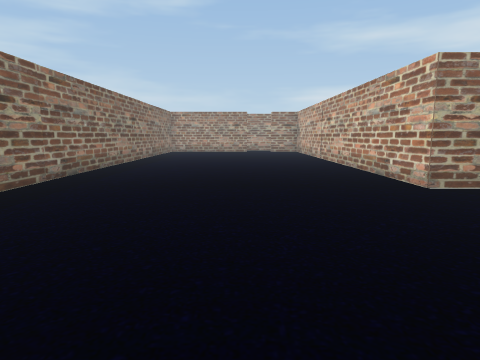
[1] (above)

22 first-person views from a walk through a 3-D level made in the Unity game engine. The camera is 1.3 m above the floor, tilts 8° down and sees 75° across. The floor is counted in squares, 1 m on a side. Each view is taken from the middle of a square. On the plan, view 1 faces up. The plan holds only what a view shows up to about 14 squares ahead; the rest is blank. The player character is not drawn.

[2]
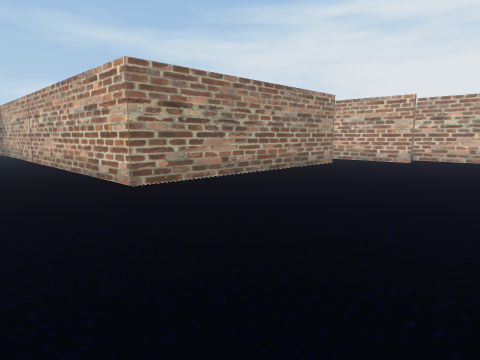

[3]
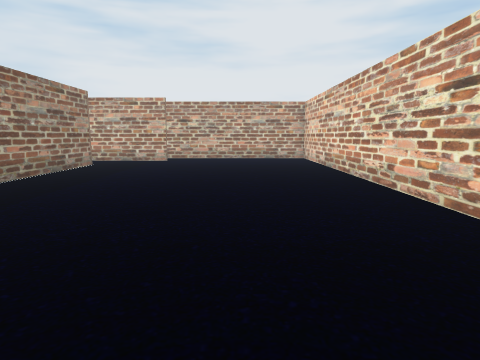

[4]
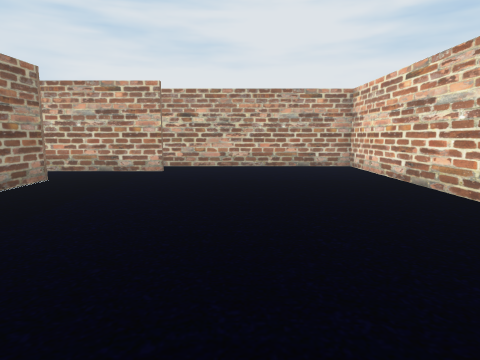

[5]
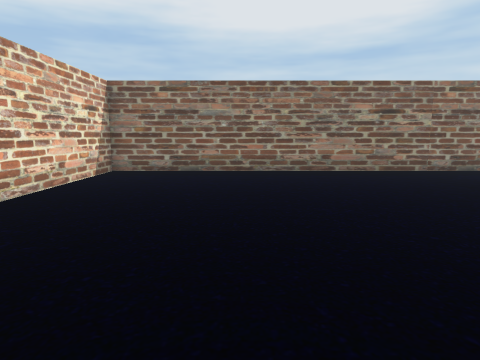

[6]
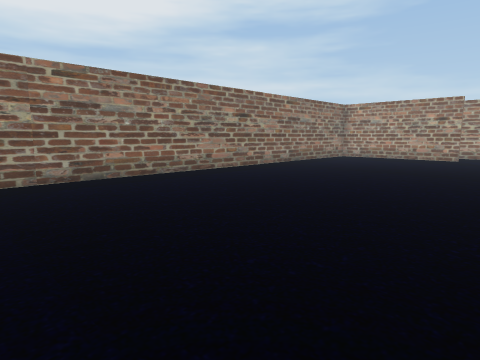

[7]
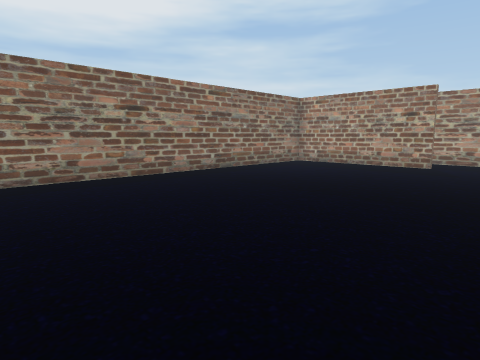

[8]
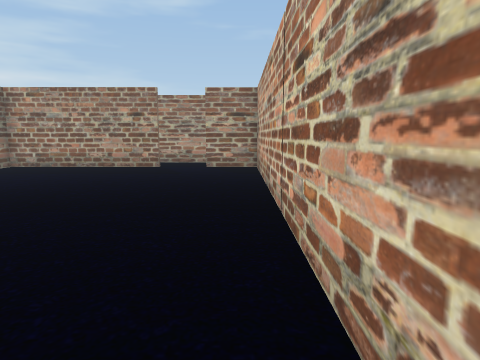

[9]
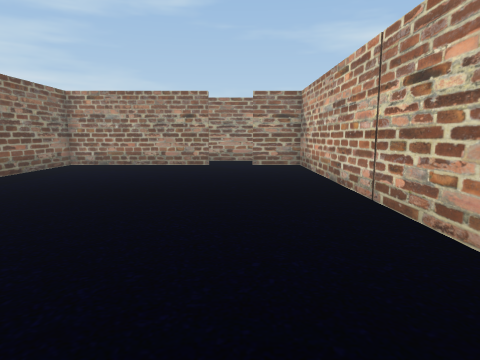

[10]
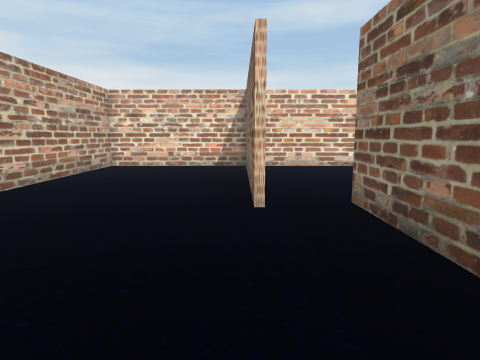

[11]
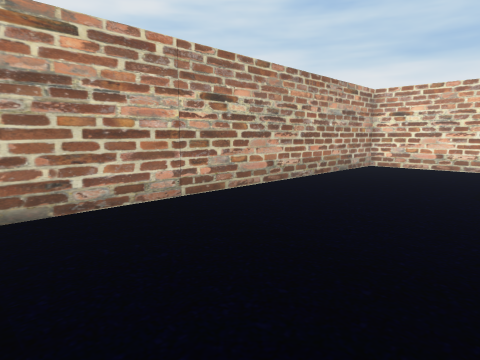

[12]
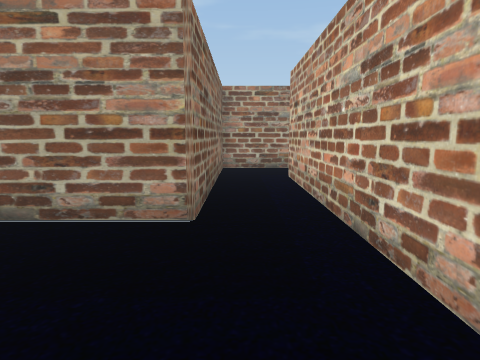

[13]
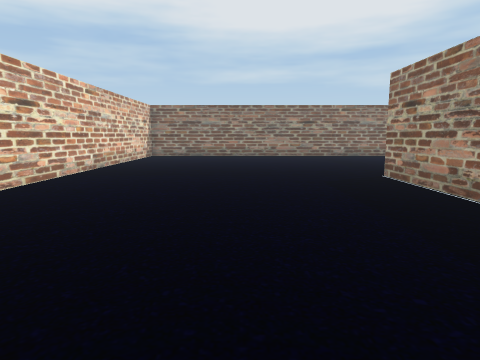

[14]
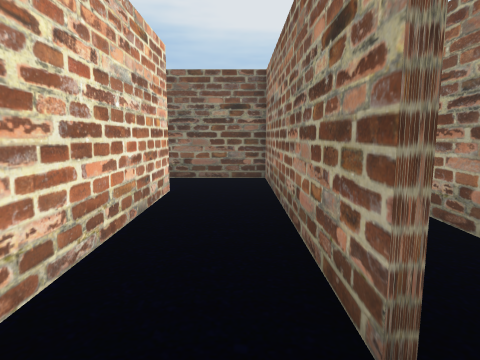

[15]
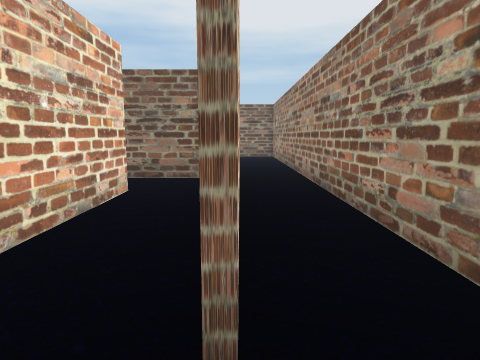

[16]
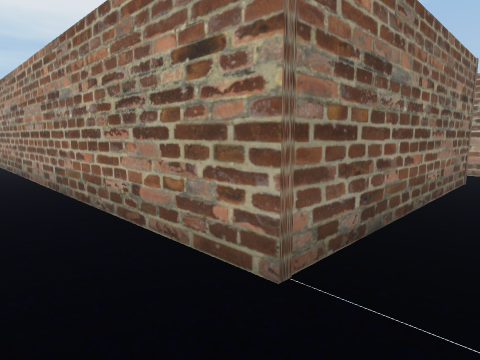

[17]
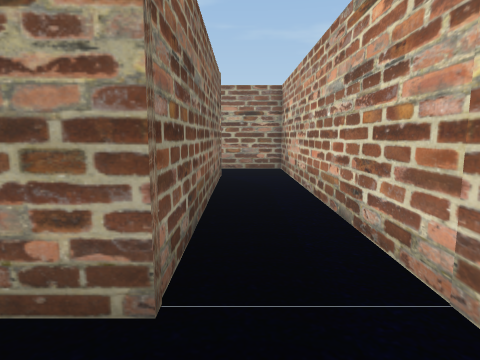

[18]
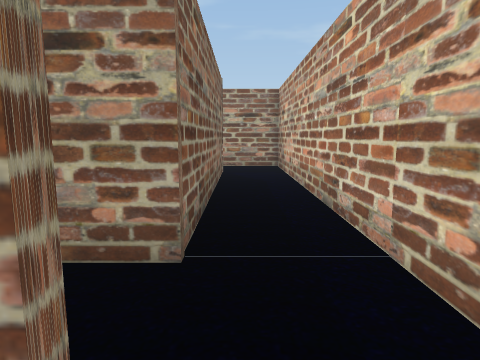

[19]
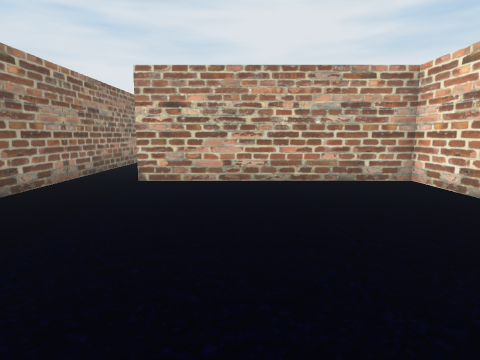

[20]
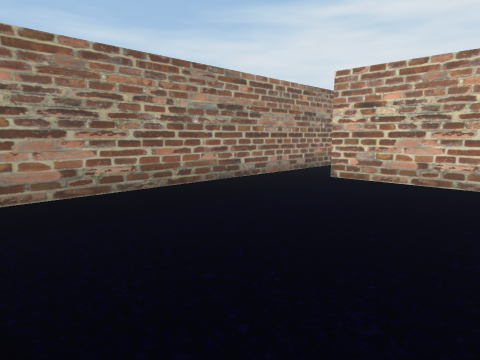

[21]
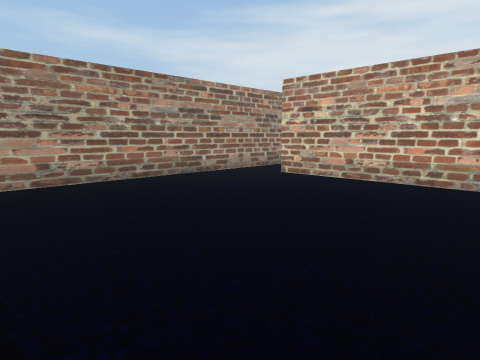

[22]
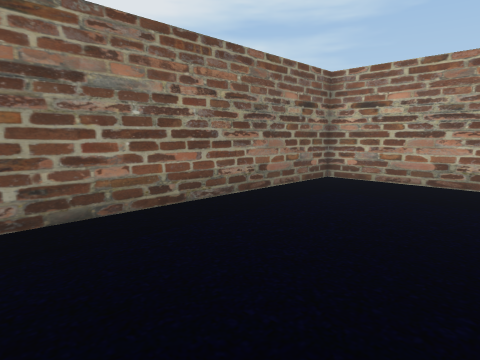

### Floor plan
Points are (right, up) in squares from view 1. A wall is a line through its corners. A room is listed if a view was taken in it or the views show most of it. See-through windows are left out.
Room 1 (views 1, 2, 3, 4, 5, 6, 7, 8, 9, 12, 13, 14, 15, 16, 17, 18)
walls: (17.6, 4.8) (17.6, 13.3) (23, 13.3); (0.6, 26.2) (-5.6, 26.2) (-5.6, -2.8) (19.5, -2.8) (19.5, 5.4); (23.5, 15.8) (15.3, 15.8) (15.3, 7.8) (4.7, 7.8) (4.7, 26.2) (2.5, 26.2)
ways out: opening at (19, 5) to room 2; opening at (1.5, 26); opening at (24.5, 16)
Room 2 (views 10, 11)
walls: (19.7, 5.4) (19.7, -0.6); (17.8, 8.2) (17.8, 4.9); (19.8, -2.8) (25.6, -2.8) (25.6, 10.4)
ways out: opening at (19, 5) to room 1
Room 3 (views 19, 20, 21, 22)
walls: (12.5, 8) (15.1, 8) (15.1, 16); (14.4, 18.1) (4.9, 18.1) (4.9, 9.5)
ways out: opening at (14, 17)

Where each view was taken, in squares from view 1:
view 1: 0 up, 0 right, facing up
view 2: 0 up, 1 right, facing up-right
view 3: 1 up, 1 right, facing right
view 4: 2 up, 6 right, facing right
view 5: 2 up, 6 right, facing left
view 6: 7 up, 4 right, facing up-left
view 7: 12 up, 4 right, facing up-left
view 8: 13 up, 4 right, facing up
view 9: 12 up, 2 right, facing up
view 10: 11 up, 20 right, facing down
view 11: 11 up, 20 right, facing down-right
view 12: 3 up, 16 right, facing up
view 13: 3 up, 15 right, facing left
view 14: 15 up, 25 right, facing left
view 15: 16 up, 25 right, facing left
view 16: 16 up, 25 right, facing up-left
view 17: 16 up, 24 right, facing up
view 18: 15 up, 24 right, facing up
view 19: 13 up, 6 right, facing right
view 20: 11 up, 6 right, facing up-right
view 21: 9 up, 6 right, facing up-right
view 22: 9 up, 10 right, facing up-left
